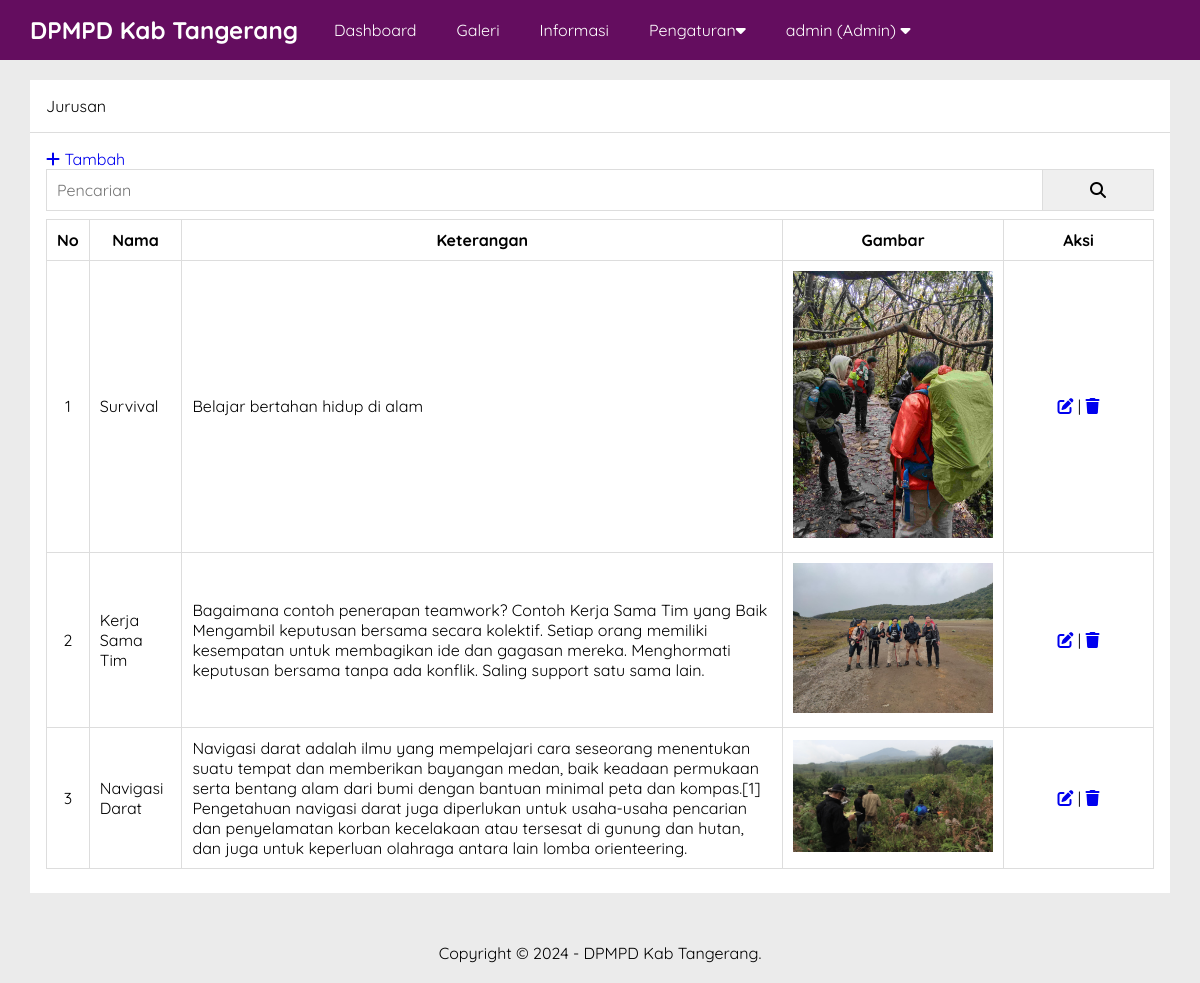
The page /admin/jurusan.php (signed in) on the database its author committed.
### tables this page shows
CREATE TABLE `pengaturan` (
  `id` int(11) NOT NULL,
  `nama` varchar(50) NOT NULL,
  `email` varchar(50) NOT NULL,
  `telepon` varchar(20) NOT NULL,
  `alamat` text NOT NULL,
  `logo` varchar(50) NOT NULL,
  `favicon` varchar(50) NOT NULL,
  `tentang_sekolah` text NOT NULL,
  `foto_sekolah` varchar(50) NOT NULL,
  `google_maps` text NOT NULL,
  `nama_kepsek` varchar(50) NOT NULL,
  `foto_kepsek` varchar(50) NOT NULL,
  `sambutan_kepsek` text NOT NULL,
  `created_at` timestamp NOT NULL DEFAULT current_timestamp(),
  `updated_at` datetime DEFAULT NULL
);

CREATE TABLE `jurusan` (
  `id` int(11) NOT NULL,
  `nama` varchar(100) NOT NULL,
  `keterangan` text NOT NULL,
  `gambar` varchar(50) NOT NULL,
  `created_at` timestamp NOT NULL DEFAULT current_timestamp(),
  `updated_at` datetime DEFAULT NULL
);

### admin/jurusan.php (the view, shortened to what this page needs)
<?php include 'header.php' ?>
            <div class="content">
                <div class="container">
                    <div class="box">
                        <div class="box-header">
                           Jurusan
                        </div>
                        <div class="box-body">
                            <a href="tambah-jurusan.php"><i class="fa fa-plus"></i> Tambah</a>
                            <form action="">
                                <div class="input-group">
                                    <input type="text" name="key" placeholder="Pencarian">
                                    <button type="submit"><i class = "fa fa-search"></i></button>
                                </div>
                            </form>
                            <table class="table">
                                <thead>
                                    <tr>
                                        <th>No</th>
                                        <th>Nama</th>
                                        <th>Keterangan</th>
                                        <th>Gambar</th>
                                        <th>Aksi</th>
                                    </tr>
                                </thead>
                                <tbody>
                                    <?php
                                    $no = 1;
                                    $where = "WHERE 1=1";
                                        $jurusan = mysqli_query($conn, "SELECT * FROM jurusan $where ORDER BY id DESC");
                                        if(mysqli_num_rows($jurusan) > 0){
                                            while($p = mysqli_fetch_array($jurusan)){
                                    ?>
                                    <tr>
                                        <td><?= $no++ ?></td>
                                        <td><?= $p['nama'] ?></td>
                                        <td><?= $p['keterangan'] ?></td>
                                        <td><img src="../uploads/jurusan/<?= $p['gambar'] ?>" width="200px"></td>
                                        <td>
                                            <a href="edit-jurusan.php?id=<?= $p['id'] ?>" title="Edit Data"><i class="fa-solid fa-pen-to-square"></i></a> |
                                            <a href="hapus.php?idjurusan=<?= $p['id'] ?>" onclick="return confirm('Yakin ingin di Hapus ?')"title="Hapus Data"><i class="fa-solid fa-trash"></i></a>
                                        </td>
                                    </tr>
                                <?php }}else{ ?>
                                    <tr>
                                            <td colspan "5">Data tidak ada</td>
                                    </tr>
                                <?php } ?>
                                </tbody>
                            </table>
                        </div>
                    </div>
                </div>
            </div>
 <?php include 'footer.php' ?>

### admin/header.php (shortened to what this page needs)
<?php
include '../koneksi.php';
$identitas = mysqli_query($conn, "SELECT * FROM pengaturan ORDER BY id DESC LIMIT 1");
$d = mysqli_fetch_object($identitas);
?>
<!DOCTYPE html>
<html>
<head>
    <link rel="stylesheet" type="text/css" href="../assets/css/style.css">
    <link rel="stylesheet" href="https://cdnjs.cloudflare.com/ajax/libs/font-awesome/6.1.1/css/all.min.css" />
</head>
<body class="bg-light">
    <div class="navbar">
        <div class="container">
            <h2 class="nav-brand float-left"><a href="index.php"><?= $d->nama ?></a></h2>
            <ul class="nav-menu float-left">
                <li><a href="index.php">Dashboard</a></li>
                <?php if ($_SESSION['ulevel'] == 'Super Admin') { ?>
                    <li><a href="pengguna.php">Pengguna</a></li>
                <?php } elseif ($_SESSION['ulevel'] == 'Admin') { ?>
                    <li><a href="galeri.php">Galeri</a></li>
                    <li><a href="informasi.php">Informasi</a></li>
                    <li>
                        <a href="#">Pengaturan<i class="fa fa-caret-down"></i></a>
                    </li>
                <?php } ?>
                <li>
                    <a href="#"> <?= $_SESSION['uname'] ?> (<?= $_SESSION['ulevel'] ?>) <i class="fa fa-caret-down"></i></a>
                </li>
            </ul>
        </div class="clearfix">
    </div>

### admin/footer.php
            <div class="footer">
                <div class="container text-center">
                Copyright &copy; 2024 - <?= $d->nama ?>.
            </div>
            </div>
    </body>
</html>

### assets/css/style.css (style rules this page uses)
* { margin:0; padding:0; font-family: 'Quicksand', sans-serif; box-sizing: border-box; }
a { text-decoration: none; }
.float-left { float: left; }
.container { width: 1140px; margin:0 auto; }
.container::after { content: ""; display: block; clear: both; }
.bg-light { background-color: #ebebeb;; }
.box { background-color: #ffF; }
.box-header { padding: 16px; border-bottom: 1px solid #ddd; background-color: #fff; }
.box-body { padding: 16px; background-color: #fff; }
.text-center { text-align: center !important; }
.navbar { height: 60px; width: 100%; background-color:#640D5F; position: fixed; top: 0; z-index: 1000; }
.navbar a { color: #fff ; }
.nav-brand { display: inline-block; padding: 15px 0; margin-right: 16px; }
.nav-menu { display: flex; list-style: none; }
.nav-menu li a { padding: 20px; display: inline-block; }
.content { padding: 80px 0 30px 0; }
.footer { padding: 20px 0; }
.table { width: 100%; border-collapse: collapse; margin: 8px 0; }
.table th, .table td { border: 1px solid #ddd; padding: 10px; }
.table td:first-child { width: 40px; text-align: center; }
.table td:last-child { width: 150px; text-align: center; }
.input-group::after { content: ""; clear: both; display: block; }
.input-group input[type="text"] { width: 90%; padding: 10px; font-size : 16px; border: 1px solid #ddd; }
.input-group button { width: 10%; padding: 10px; font-size: 16px; float: right; border: 1px solid #ddd; border-left: none; }

### rows shown on the page
pengaturan: nama "DPMPD Kab Tangerang"
jurusan: nama "Survival", keterangan "Belajar bertahan hidup di alam", gambar (picture)
jurusan: nama "Kerja Sama Tim", keterangan "Bagaimana contoh penerapan teamwork? Contoh Kerja Sama Tim yang Baik Mengambil keputusan bersama secara kolektif. Setiap orang memiliki kesempatan untuk membagikan ide dan gagasan mereka. Menghormati keputusan bersama tanpa ada konflik. Saling support satu sama lain.", gambar (picture)
jurusan: nama "Navigasi Darat", keterangan "Navigasi darat adalah ilmu yang mempelajari cara seseorang menentukan suatu tempat dan memberikan bayangan medan, baik keadaan permukaan serta bentang alam dari bumi dengan bantuan minimal peta dan kompas.[1] Pengetahuan navigasi darat juga diperlukan untuk usaha-usaha pencarian dan penyelamatan korban kecelakaan atau tersesat di gunung dan hutan, dan juga untuk keperluan olahraga antara lain lomba orienteering.", gambar (picture)

### other values the page prints
$_SESSION['uname'] "admin"
$_SESSION['ulevel'] "Admin"
